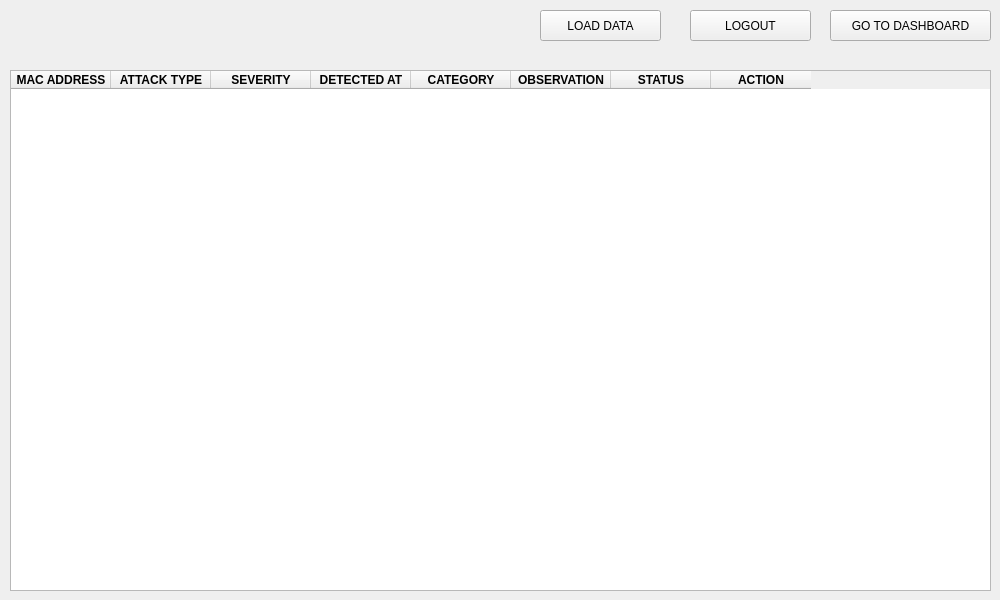
<?xml version="1.0" encoding="UTF-8"?>
<ui version="4.0">
 <class>Dialog</class>
 <widget class="QDialog" name="Dialog">
  <property name="geometry">
   <rect>
    <x>0</x>
    <y>0</y>
    <width>1000</width>
    <height>600</height>
   </rect>
  </property>
  <property name="windowTitle">
   <string>Dialog</string>
  </property>
  <widget class="QTableWidget" name="tableWidget">
   <property name="geometry">
    <rect>
     <x>10</x>
     <y>70</y>
     <width>981</width>
     <height>521</height>
    </rect>
   </property>
   <column>
    <property name="text">
     <string>MAC ADDRESS</string>
    </property>
    <property name="font">
     <font>
      <weight>75</weight>
      <bold>true</bold>
     </font>
    </property>
   </column>
   <column>
    <property name="text">
     <string>ATTACK TYPE</string>
    </property>
    <property name="font">
     <font>
      <weight>75</weight>
      <bold>true</bold>
     </font>
    </property>
   </column>
   <column>
    <property name="text">
     <string>SEVERITY</string>
    </property>
    <property name="font">
     <font>
      <weight>75</weight>
      <bold>true</bold>
     </font>
    </property>
   </column>
   <column>
    <property name="text">
     <string>DETECTED AT</string>
    </property>
    <property name="font">
     <font>
      <weight>75</weight>
      <bold>true</bold>
     </font>
    </property>
   </column>
   <column>
    <property name="text">
     <string>CATEGORY</string>
    </property>
    <property name="font">
     <font>
      <weight>75</weight>
      <bold>true</bold>
     </font>
    </property>
   </column>
   <column>
    <property name="text">
     <string>OBSERVATION</string>
    </property>
    <property name="font">
     <font>
      <weight>75</weight>
      <bold>true</bold>
     </font>
    </property>
   </column>
   <column>
    <property name="text">
     <string>STATUS</string>
    </property>
    <property name="font">
     <font>
      <weight>75</weight>
      <bold>true</bold>
     </font>
    </property>
   </column>
   <column>
    <property name="text">
     <string>ACTION</string>
    </property>
    <property name="font">
     <font>
      <weight>75</weight>
      <bold>true</bold>
     </font>
    </property>
   </column>
  </widget>
  <widget class="QTableWidget" name="port_scan_table">
   <property name="geometry">
    <rect>
     <x>1030</x>
     <y>450</y>
     <width>331</width>
     <height>291</height>
    </rect>
   </property>
   <column>
    <property name="text">
     <string>IP ADDRESS</string>
    </property>
    <property name="font">
     <font>
      <weight>75</weight>
      <bold>true</bold>
     </font>
    </property>
   </column>
   <column>
    <property name="text">
     <string>PORT NO</string>
    </property>
    <property name="font">
     <font>
      <weight>75</weight>
      <bold>true</bold>
     </font>
    </property>
   </column>
   <column>
    <property name="text">
     <string>STATUS</string>
    </property>
    <property name="font">
     <font>
      <weight>75</weight>
      <bold>true</bold>
     </font>
    </property>
   </column>
  </widget>
  <widget class="QPushButton" name="get_ip_info_button_4">
   <property name="geometry">
    <rect>
     <x>1030</x>
     <y>760</y>
     <width>141</width>
     <height>31</height>
    </rect>
   </property>
   <property name="styleSheet">
    <string notr="true"/>
   </property>
   <property name="text">
    <string>LOGOUT</string>
   </property>
  </widget>
  <widget class="QFrame" name="frame_3">
   <property name="geometry">
    <rect>
     <x>1030</x>
     <y>270</y>
     <width>331</width>
     <height>144</height>
    </rect>
   </property>
   <property name="frameShape">
    <enum>QFrame::StyledPanel</enum>
   </property>
   <property name="frameShadow">
    <enum>QFrame::Raised</enum>
   </property>
   <widget class="QLabel" name="label_7">
    <property name="geometry">
     <rect>
      <x>10</x>
      <y>10</y>
      <width>261</width>
      <height>41</height>
     </rect>
    </property>
    <property name="styleSheet">
     <string notr="true">font-size: 15pt;</string>
    </property>
    <property name="text">
     <string>SCAN PORTS</string>
    </property>
   </widget>
   <widget class="QPushButton" name="port_scan_button">
    <property name="geometry">
     <rect>
      <x>230</x>
      <y>100</y>
      <width>91</width>
      <height>31</height>
     </rect>
    </property>
    <property name="styleSheet">
     <string notr="true"/>
    </property>
    <property name="text">
     <string>SCAN</string>
    </property>
   </widget>
   <widget class="QLineEdit" name="ip_address_input">
    <property name="geometry">
     <rect>
      <x>90</x>
      <y>60</y>
      <width>231</width>
      <height>31</height>
     </rect>
    </property>
   </widget>
   <widget class="QLabel" name="label_5">
    <property name="geometry">
     <rect>
      <x>10</x>
      <y>50</y>
      <width>71</width>
      <height>41</height>
     </rect>
    </property>
    <property name="styleSheet">
     <string notr="true">font-size: 12pt;</string>
    </property>
    <property name="text">
     <string>IP:</string>
    </property>
   </widget>
  </widget>
  <widget class="QPushButton" name="got_to_dashboard_button">
   <property name="geometry">
    <rect>
     <x>1210</x>
     <y>760</y>
     <width>151</width>
     <height>31</height>
    </rect>
   </property>
   <property name="styleSheet">
    <string notr="true"/>
   </property>
   <property name="text">
    <string>GO TO DASHBOARD</string>
   </property>
  </widget>
  <widget class="QPushButton" name="pushButton">
   <property name="geometry">
    <rect>
     <x>690</x>
     <y>10</y>
     <width>121</width>
     <height>31</height>
    </rect>
   </property>
   <property name="text">
    <string>LOGOUT</string>
   </property>
  </widget>
  <widget class="QPushButton" name="pushButton_2">
   <property name="geometry">
    <rect>
     <x>830</x>
     <y>10</y>
     <width>161</width>
     <height>31</height>
    </rect>
   </property>
   <property name="text">
    <string>GO TO DASHBOARD</string>
   </property>
  </widget>
  <widget class="QPushButton" name="load_data_button">
   <property name="geometry">
    <rect>
     <x>540</x>
     <y>10</y>
     <width>121</width>
     <height>31</height>
    </rect>
   </property>
   <property name="text">
    <string>LOAD DATA</string>
   </property>
  </widget>
 </widget>
 <resources/>
 <connections/>
</ui>
